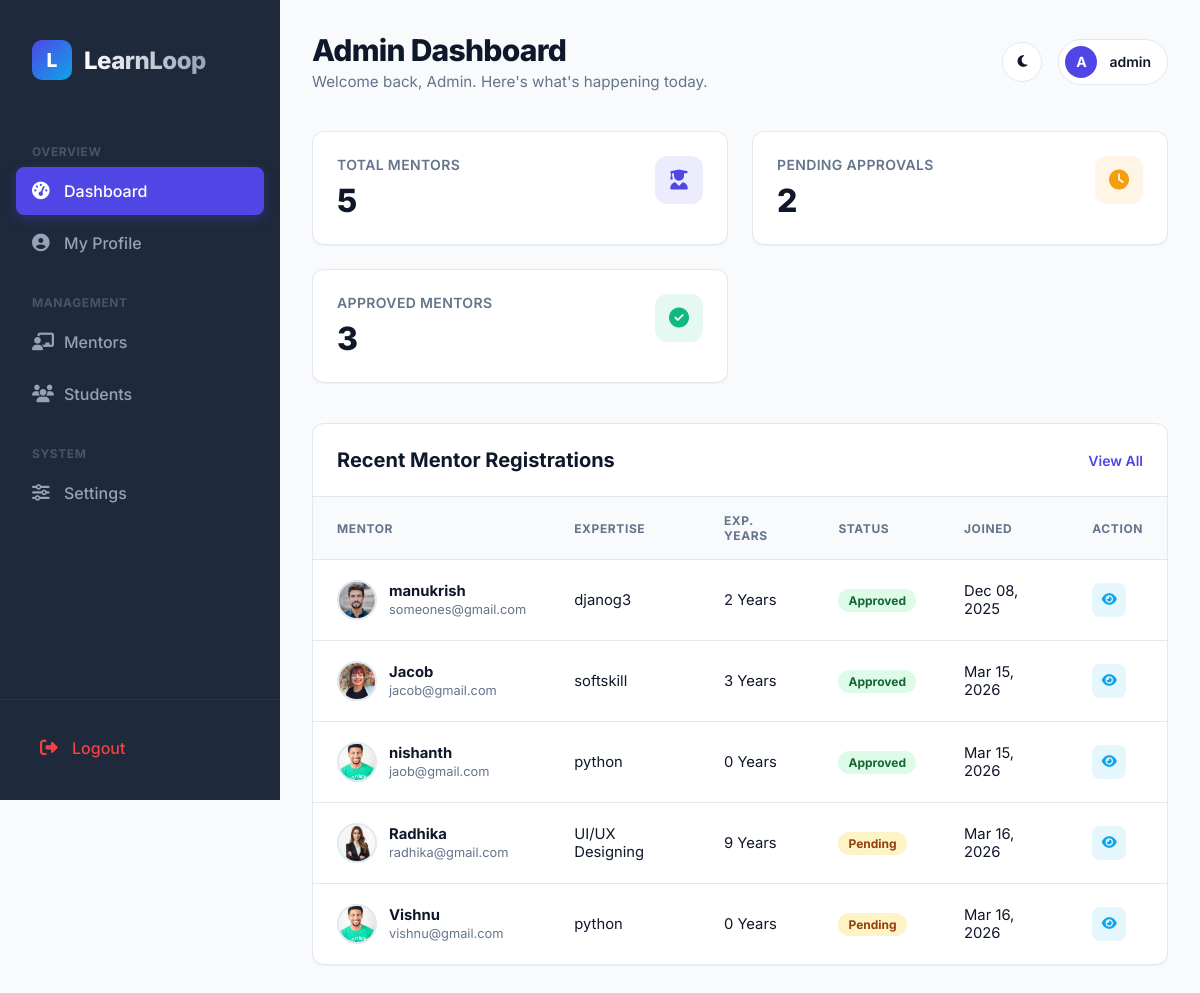
The app's page /accounts/admin/dashboard/ (signed in) with its own data.
### accounts/models.py (models this page shows, shortened)
class CustomUser(AbstractUser):
    ROLE_CHOICES = (
        ('user', 'User'),
        ('mentor', 'Mentor'),
        ('Admin', 'Admin'),
    )
    role = models.CharField(
        max_length=10,
        choices=ROLE_CHOICES,
        default='user'
    )
    phone_regex = RegexValidator(
    regex=r'^[9876]\d{9}$',
    message="Phone number must be a 10-digit number and start with 9, 8, 7, or 6."
    )
    phone_number = models.CharField(
        max_length=10,
        blank=True,
        null=True,
        validators=[phone_regex],
        unique=True,
        help_text='Enter 10 digit phone number'
    )
    previous_experience = models.BooleanField(blank=True, null=True,verbose_name="Previous Experience")
    is_approved=models.BooleanField(default=False)
    GENDER_CHOICES = [
        ('male', 'Male'),
        ('female', 'Female'),
        ('other', 'Other'),
        ('prefer_not_to_say', 'Prefer not to say'),
    ]
    gender = models.CharField(
        max_length=20,
        choices=GENDER_CHOICES,
        blank=False,
        null=False
    )
    profile_photo = models.ImageField(upload_to='profile_photos/', blank=False, null=True)
    education = models.CharField(max_length=200, blank=True, null=True)
    career_domain = models.CharField(max_length=100, blank=True, null=True)
    profession = models.CharField(max_length=100, blank=False, null=True)
    experience_years = models.PositiveIntegerField(
        null=True,
        blank=False,
    )
    expertise = models.CharField(
        blank=False,
        null=True,
        max_length=100,
    )
    bio = models.CharField(
        blank=False,
        null=True,
    )
    linkedin = models.URLField(blank=True, null=True)
    portfolio = models.URLField(blank=True, null=True)
    available_days = models.JSONField(default=list)  # ["mon", "wed", "fri"]
    available_from = models.TimeField(default="09:00")
    available_to = models.TimeField(default="17:00")
    session_duration = models.CharField(
        max_length=10,
        choices=[
            ('30', '30 Minutes'),
            ('60', '60 Minutes'),
        ],null=True, blank=False
    )
    intro_video = models.FileField(upload_to="mentor_videos/", blank=True, null=True)
    created_at = models.DateTimeField(
        auto_now_add=True,
        null=True
    )

### accounts/views.py (the view)
# urls.py: path('admin/dashboard/', views.admin_dashboard, name='admin_dashboard'),
@never_cache
@login_required
def admin_dashboard(request):
    if request.user.is_superuser == False:
        return HttpResponseForbidden("Not allowed here.")
    all_mentors = CustomUser.objects.filter(role='mentor')
    users = CustomUser.objects.filter(role='user')
    context = {
        'mentors': all_mentors.filter(is_approved=False),
        'approved_mentors_count': all_mentors.filter(is_approved=True).count(),
        'total_mentors_count': all_mentors.count(),
        'all_mentors': all_mentors,
        'users': users,
    }
    return render(request, 'dashboard/admin_dashboard.html', context)

### accounts/templates/dashboard/admin_dashboard.html (shortened to what this page needs)
<!DOCTYPE html>
<html lang="en">
<head>
    <link rel="stylesheet" href="https://cdnjs.cloudflare.com/ajax/libs/font-awesome/6.5.1/css/all.min.css">
</head>
<body>
    <aside class="sidebar">
        <div class="sidebar-header">
            <div class="logo-box">L</div>
            <span class="logo-text">LearnLoop</span>
        </div>
        <nav class="sidebar-nav">
            <div class="nav-group-label">Overview</div>
            <a onclick="showSection('dashboard', this)" class="nav-item active">
                <i class="fa-solid fa-gauge-high"></i>
                <span>Dashboard</span>
            </a>
            <a onclick="showSection('profile', this)" class="nav-item">
                <i class="fa-solid fa-circle-user"></i>
                <span>My Profile</span>
            </a>
            <div class="nav-group-label">Management</div>
            <a onclick="showSection('mentors', this)" class="nav-item">
                <i class="fa-solid fa-chalkboard-user"></i>
                <span>Mentors</span>
            </a>
            <a onclick="showSection('students', this)" class="nav-item">
                <i class="fa-solid fa-users"></i>
                <span>Students</span>
            </a>
            <div class="nav-group-label">System</div>
            <a onclick="showSection('settings', this)" class="nav-item">
                <i class="fa-solid fa-sliders"></i>
                <span>Settings</span>
            </a>
        </nav>
        <div class="sidebar-footer">
            <a href="{% url 'logout' %}" class="nav-item" style="color: #ef4444;">
                <i class="fa-solid fa-right-from-bracket"></i>
                <span>Logout</span>
            </a>
        </div>
    </aside>
    <main class="main-wrapper">
        <header>
            <div class="page-title">
                <h1 id="current-title">Admin Dashboard</h1>
                <p id="current-subtitle">Welcome back, Admin. Here's what's happening today.</p>
            </div>
            <div class="header-actions">
                <button class="theme-btn" id="theme-toggle" title="Toggle Theme">
                    <i class="fa-solid fa-moon"></i>
                </button>
                <div class="user-profile" onclick="showSection('profile')" style="cursor: pointer;">
                    <div class="avatar">{{ request.user.username|slice:":1"|upper }}</div>
                    <span style="font-weight: 600; font-size: 0.875rem;">{{ request.user.username }}</span>
                </div>
            </div>
        </header>
        <div class="section active" id="dashboard">
            <div class="stats-grid">
                <div class="stat-card">
                    <div class="stat-info">
                        <h3>Total Mentors</h3>
                        <div class="value">{{ total_mentors_count|default:"0" }}</div>
                    </div>
                    <div class="stat-icon icon-total">
                        <i class="fa-solid fa-user-graduate"></i>
                    </div>
                </div>
                <div class="stat-card">
                    <div class="stat-info">
                        <h3>Pending Approvals</h3>
                        <div class="value">{{ mentors|length }}</div>
                    </div>
                    <div class="stat-icon icon-pending">
                        <i class="fa-solid fa-clock"></i>
                    </div>
                </div>
                <div class="stat-card">
                    <div class="stat-info">
                        <h3>Approved Mentors</h3>
                        <div class="value">{{ approved_mentors_count|default:"0" }}</div>
                    </div>
                    <div class="stat-icon icon-approved">
                        <i class="fa-solid fa-check-circle"></i>
                    </div>
                </div>
            </div>
            <div class="content-card">
                <div class="card-header">
                    <h2>Recent Mentor Registrations</h2>
                    <a onclick="showSection('mentors')" style="color: var(--primary); font-size: 0.875rem; font-weight: 600; cursor: pointer;">View All</a>
                </div>
                <div class="table-responsive">
                    <table>
                        <thead>
                            <tr>
                                <th>Mentor</th>
                                <th>Expertise</th>
                                <th>Exp. Years</th>
                                <th>Status</th>
                                <th>Joined</th>
                                <th style="text-align: right;">Action</th>
                            </tr>
                        </thead>
                        <tbody>
                            {% for mentor in all_mentors|slice:":5" %}
                            <tr>
                                <td>
                                    <div class="mentor-identity">
                                        {% if mentor.profile_photo %}
                                        <img src="{{ mentor.profile_photo.url }}" class="mentor-avatar">
                                        {% else %}
                                        <div class="mentor-avatar placeholder">{{ mentor.username|slice:":1"|upper }}</div>
                                        {% endif %}
                                        <div class="mentor-info">
                                            <span class="name">{{ mentor.username }}</span>
                                            <span class="email">{{ mentor.email }}</span>
                                        </div>
                                    </div>
                                </td>
                                <td>{{ mentor.expertise }}</td>
                                <td>{{ mentor.experience_years }} Years</td>
                                <td>
                                    {% if mentor.is_approved %}
                                    <span class="badge badge-approved">Approved</span>
                                    {% else %}
                                    <span class="badge badge-pending">Pending</span>
                                    {% endif %}
                                </td>
                                <td>{{ mentor.date_joined|date:"M d, Y" }}</td>
                                <td style="text-align: right;">
                                    <button class="btn-icon btn-edit view-mentor-btn" title="Quick View"
                                        data-id="{{ mentor.id }}"
                                        data-username="{{ mentor.username|escapejs }}"
                                        data-email="{{ mentor.email|escapejs }}"
                                        data-profession="{{ mentor.profession|escapejs }}"
                                        data-expertise="{{ mentor.expertise|escapejs }}"
                                        data-experience="{{ mentor.experience_years }}"
                                        data-gender="{{ mentor.gender|escapejs }}"
                                        data-bio="{{ mentor.bio|escapejs }}"
                                        data-linkedin="{{ mentor.linkedin|default_if_none:""|escapejs }}"
                                        data-portfolio="{{ mentor.portfolio|default_if_none:""|escapejs }}"
                                        data-photo="{% if mentor.profile_photo %}{{ mentor.profile_photo.url }}{% endif %}"
                                        data-phone="{{ mentor.phone_number|escapejs }}"
                                        data-days="{{ mentor.available_days|safe }}"
                                        data-time="{{ mentor.available_from|time:"H:i" }} - {{ mentor.available_to|time:"H:i" }}"
                                        data-duration="{{ mentor.get_session_duration_display }}"
                                        data-video="{% if mentor.intro_video %}{{ mentor.intro_video.url }}{% endif %}">
                                        <i class="fa-solid fa-eye"></i>
                                    </button>
                                </td>
                            </tr>
                            {% empty %}
                            <tr>
                                <td colspan="5" style="text-align: center; padding: 3rem; color: var(--text-muted);">
                                    No registrations yet.
                                </td>
                            </tr>
                            {% endfor %}
                        </tbody>
                    </table>
                </div>
            </div>
        </div>
    </main>
</body>
</html>

### records on screen
CustomUser: user.username "A", user.username "admin"
CustomUser: profile_photo (picture), username "manukrish", email "someones@gmail.com", expertise "djanog3", experience_years "2", is_approved "Approved", date_joined "Dec 08, 2025"
CustomUser: profile_photo (picture), username "Jacob", email "jacob@gmail.com", expertise "softskill", experience_years "3", is_approved "Approved", date_joined "Mar 15, 2026"
CustomUser: profile_photo (picture), username "nishanth", email "jaob@gmail.com", expertise "python", experience_years "0", is_approved "Approved", date_joined "Mar 15, 2026"
CustomUser: profile_photo (picture), username "Radhika", email "radhika@gmail.com", expertise "UI/UX Designing", experience_years "9", is_approved "Pending", date_joined "Mar 16, 2026"
CustomUser: profile_photo (picture), username "Vishnu", email "vishnu@gmail.com", expertise "python", experience_years "0", is_approved "Pending", date_joined "Mar 16, 2026"

### other values on screen
{{ total_mentors_count|default:"0" }} "5"
{{ mentors|length }} "2"
{{ approved_mentors_count|default:"0" }} "3"
